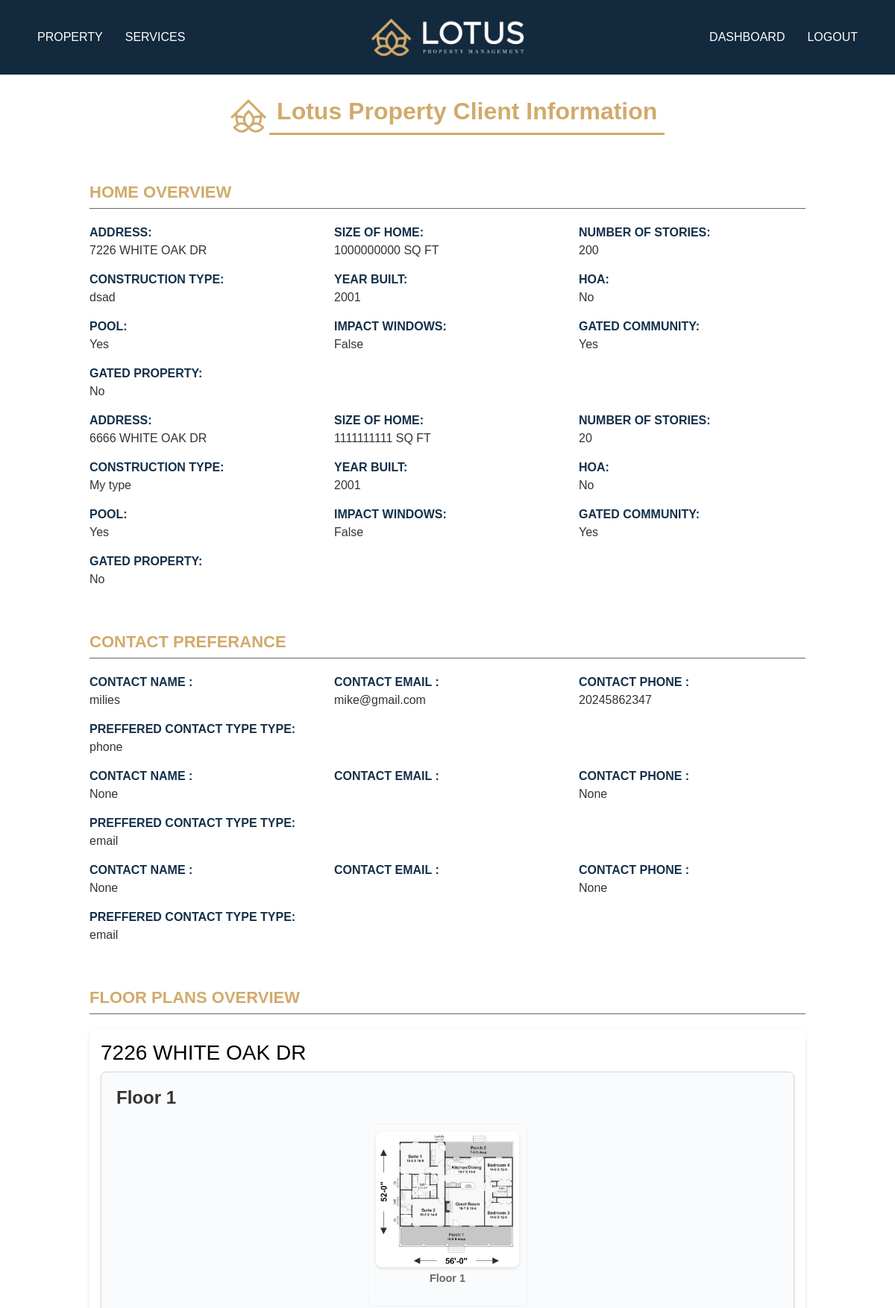
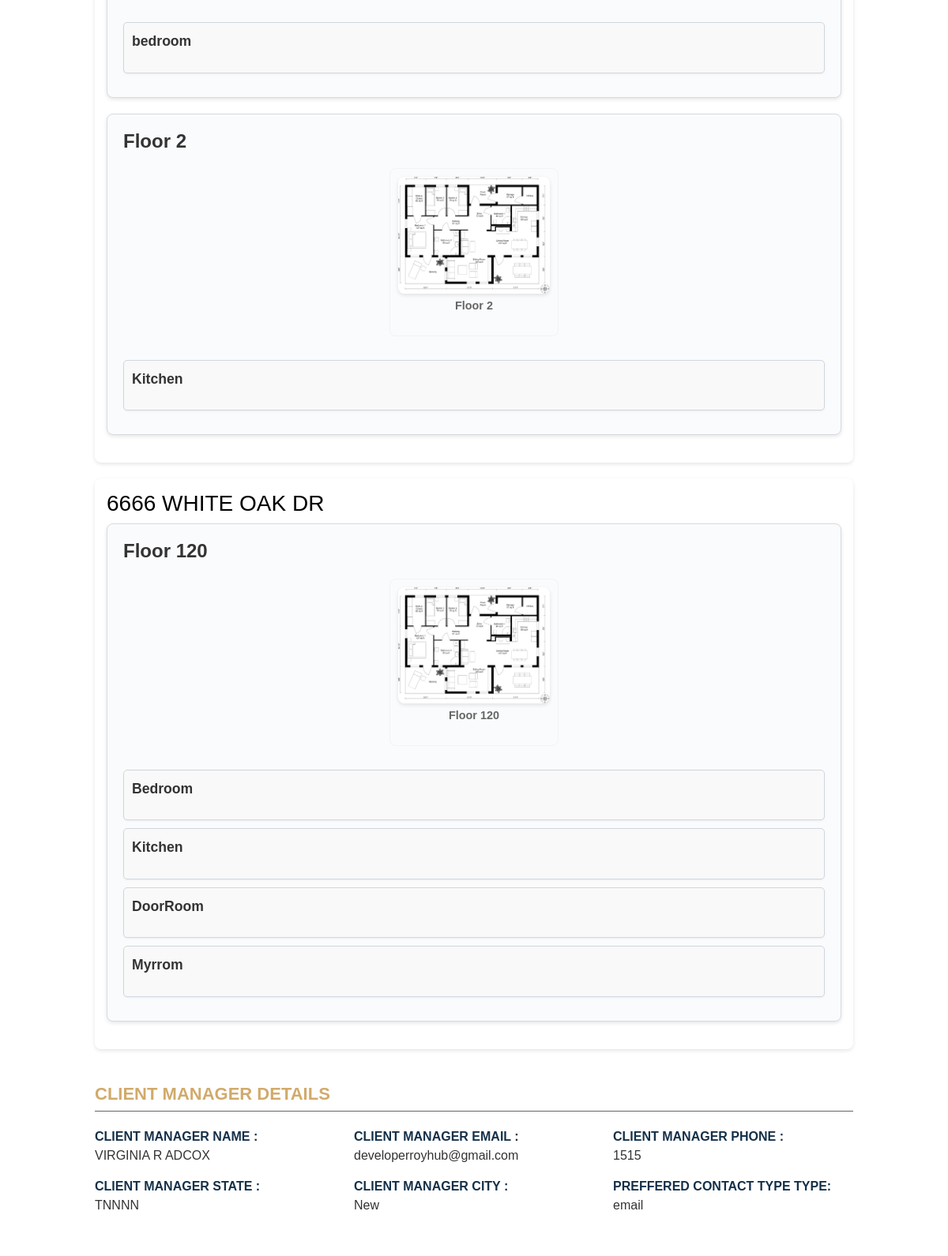
/my-properties/ (signed in, upper part), run on the app's committed database (2 pictures, top to bottom).
### propertydetails/models.py (models this page shows, shortened)
class PropertyManagement(models.Model):
    client = models.ForeignKey(Client, on_delete=models.CASCADE, related_name="properties")
    client_manager = models.ForeignKey(ClientManagers, on_delete=models.CASCADE, related_name="managed_properties")
    address = models.CharField(max_length=255)
    size_of_home = models.CharField(max_length=50)
    number_of_stories = models.PositiveIntegerField()
    construction_type = models.CharField(max_length=100)
    year_built = models.PositiveIntegerField()
    has_pool = models.BooleanField(default=False)
    gated_community = models.BooleanField(default=False)
    impact_windows = models.BooleanField(default=False)
    has_hoa = models.BooleanField(default=False)
    gated_property = models.BooleanField(default=False)
    city = models.CharField(max_length=20, null=True, blank=True)
    state = models.CharField(max_length=20, null=True, blank=True)
    zipcode = models.CharField(max_length=10, null=True, blank=True)
    PREFERRED_CONTACT_CHOICES = [
        ('email', 'Email'),
        ('phone', 'Phone'),
    ]
    preferred_contact_method = models.CharField(
        max_length=10, choices=PREFERRED_CONTACT_CHOICES, default='email'
    )
    created_at = models.DateTimeField(auto_now_add=True)

class Floor(models.Model):
    property = models.ForeignKey(PropertyManagement, on_delete=models.CASCADE, related_name='floors')
    floor_name = models.CharField(max_length=255)
    floor_imgae = models.ImageField(upload_to='floor_images/', null=True, blank=True)

class Room(models.Model):
    floor = models.ForeignKey(Floor, on_delete=models.CASCADE, related_name='rooms')
    room_name = models.CharField(max_length=255)
    room_size = models.CharField(max_length=255)
    room_image = models.ImageField(upload_to='rooms_images/', null=True, blank=True)

### mainapp/models.py (models this page shows, shortened)
class Client(models.Model):
    first_name = models.CharField(max_length=150)
    last_name = models.CharField(max_length=150)
    username = models.CharField(max_length=150, unique=True)
    email = models.EmailField()
    password = models.CharField(max_length=255)  # Store hashed passwords
    address = models.CharField(max_length=255, blank=True, null=True)
    city = models.CharField(max_length=100, blank=True, null=True)
    state = models.CharField(max_length=100, blank=True, null=True)
    zipcode = models.CharField(max_length=10, blank=True, null=True)
    phone_number = models.CharField(max_length=15,blank=True, null=True)
    office_phone = models.CharField(max_length=15, blank=True, null=True)
    business_address = models.CharField(max_length=255, blank=True, null=True)
    PREFERRED_CONTACT_CHOICES = [
        ('email', 'Email'),
        ('phone', 'Phone'),
        ('text', 'text'),
    ]
    preferred_contact_method = models.CharField(
        max_length=10, choices=PREFERRED_CONTACT_CHOICES, default='email'
    )
    PRIORITY_CHOICES = [
    ('primary', 'Primary'),
    ('secondary', 'Secondary'),
    ('tertiary', 'Tertiary'),
    ]
    contact1_name = models.CharField(max_length=150, blank=True, null=True)
    contact1_last_name = models.CharField(max_length=150, blank=True, null=True)
    contact1_email = models.EmailField(blank=True, null=True)
    contact1_phone = models.CharField(max_length=15, blank=True, null=True)
    contact1_office_phone = models.CharField(max_length=15, blank=True, null=True)
    contact1_buisness_adress = models.CharField(max_length=15, blank=True, null=True)
    contact1_preferred = models.CharField(
        max_length=10, choices=PREFERRED_CONTACT_CHOICES, blank=True, null=True
    )
    contact1_priority = models.CharField(
    max_length=10, choices=PRIORITY_CHOICES, blank=True, null=True
    )
    contact2_name = models.CharField(max_length=150, blank=True, null=True)
    contact2_last_name = models.CharField(max_length=150, blank=True, null=True)
    contact2_email = models.EmailField(blank=True, null=True)
    contact2_phone = models.CharField(max_length=15, blank=True, null=True)
    contact2_office_phone = models.CharField(max_length=15, blank=True, null=True)
    contact2_buisness_adress = models.CharField(max_length=15, blank=True, null=True)
    contact2_preferred = models.CharField(
        max_length=10, choices=PREFERRED_CONTACT_CHOICES, blank=True, null=True
    )
    contact2_priority = models.CharField(
    max_length=10, choices=PRIORITY_CHOICES, blank=True, null=True
    )
    contact3_name = models.CharField(max_length=150, blank=True, null=True)
    contact3_last_name = models.CharField(max_length=150, blank=True, null=True)
    contact3_email = models.EmailField(blank=True, null=True)
    contact3_phone = models.CharField(max_length=15, blank=True, null=True)
    contact3_office_phone = models.CharField(max_length=15, blank=True, null=True)
    contact3_buisness_adress = models.CharField(max_length=15, blank=True, null=True)
    contact3_preferred = models.CharField(
        max_length=10, choices=PREFERRED_CONTACT_CHOICES, blank=True, null=True
    )
    contact3_priority = models.CharField(
    max_length=10, choices=PRIORITY_CHOICES, blank=True, null=True
    )
    contact4_name = models.CharField(max_length=150, blank=True, null=True)
    contact4_last_name = models.CharField(max_length=150, blank=True, null=True)
    contact4_email = models.EmailField(blank=True, null=True)
    contact4_phone = models.CharField(max_length=15, blank=True, null=True)
    contact4_office_phone = models.CharField(max_length=15, blank=True, null=True)
    contact4_buisness_adress = models.CharField(max_length=15, blank=True, null=True)
    contact4_preferred = models.CharField(
        max_length=10, choices=PREFERRED_CONTACT_CHOICES, blank=True, null=True
    )
    contact4_priority = models.CharField(
    max_length=10, choices=PRIORITY_CHOICES, blank=True, null=True
    )
    contact5_name = models.CharField(max_length=150, blank=True, null=True)
    contact5_last_name = models.CharField(max_length=150, blank=True, null=True)
    contact5_email = models.EmailField(blank=True, null=True)
    contact5_phone = models.CharField(max_length=15, blank=True, null=True)
    contact5_office_phone = models.CharField(max_length=15, blank=True, null=True)
    contact5_buisness_adress = models.CharField(max_length=15, blank=True, null=True)
    contact5_preferred = models.CharField(
        max_length=10, choices=PREFERRED_CONTACT_CHOICES, blank=True, null=True
    )
    contact5_priority = models.CharField(
    max_length=10, choices=PRIORITY_CHOICES, blank=True, null=True
    )
    created_at = models.DateTimeField(auto_now_add=True)

class ClientManagers(models.Model):  # Unique name to avoid conflicts
    first_name = models.CharField(max_length=150)
    last_name = models.CharField(max_length=150)
    username = models.CharField(max_length=150, unique=True)
    email = models.EmailField(unique=True)
    password = models.CharField(max_length=255)  # Store hashed passwords
    phone_number = models.CharField(max_length=15,blank=True, null=True)
    city = models.CharField(max_length=100, blank=True, null=True)
    state = models.CharField(max_length=100, blank=True, null=True)
    zipcode = models.CharField(max_length=10, blank=True, null=True)
    office_phone = models.CharField(max_length=15, null=True, blank=True)
    business_address = models.TextField(null=True, blank=True)
    PREFERRED_CONTACT_CHOICES = [
        ('email', 'Email'),
        ('phone', 'Phone'),
        ('text', 'text'),
    ]
    preferred_contact_method = models.CharField(
        max_length=10, choices=PREFERRED_CONTACT_CHOICES, default='email'
    )
    created_at = models.DateTimeField(auto_now_add=True)

### mainapp/views.py (the view)
# urls.py: path('my-properties/', client_properties, name='client_properties'),
def client_properties(request):
    client_id = request.session['client_id']
    client = Client.objects.get(id=client_id)
    properties = PropertyManagement.objects.filter(client=client).prefetch_related('floors__rooms', 'client_manager')
    contacts = [
        {"name": client.contact1_name, "email": client.contact1_email, "phone": client.contact1_phone, "preferred": client.contact1_preferred},
        {"name": client.contact2_name, "email": client.contact2_email, "phone": client.contact2_phone, "preferred": client.contact2_preferred},
        {"name": client.contact3_name, "email": client.contact3_email, "phone": client.contact3_phone, "preferred": client.contact3_preferred},
    ]
    contacts = [c for c in contacts if c["name"]]
    client_manager = properties[0].client_manager if properties else None
    return render(request, 'property/properties.html', {
        'properties': properties,
        'contacts': contacts,
        'client_manager': client_manager,
    })

### template/property/properties.html (shortened to what this page needs)
{% extends 'base.html' %}
{% load static %}
{% block content %}
    <div id="titile">
        <img style="width: 4%;" src="{% static 'img/smalllogo.png' %}" alt="">
        <h2 class="title">Lotus Property Client Information</h2>
    </div>
    <div class="property-container">
        <p class="section-title">Home Overview</p>
        {% if properties %}
            {% for property in properties %}
                <div class="row">
                    <div class="col-md-4">
                        <div class="info-box"><span>Address:</span> <div class="info-value">{{ property.address }}</div></div>
                    </div>
                    <div class="col-md-4">
                        <div class="info-box"><span>Size of Home:</span> <div class="info-value">{{ property.size_of_home }} SQ FT</div></div>
                    </div>
                    <div class="col-md-4">
                        <div class="info-box"><span>Number of Stories:</span> <div class="info-value">{{ property.number_of_stories }}</div></div>
                    </div>
                    <div class="col-md-4">
                        <div class="info-box"><span>Construction Type:</span> <div class="info-value">{{ property.construction_type }}</div></div>
                    </div>
                    <div class="col-md-4">
                        <div class="info-box"><span>Year Built:</span> <div class="info-value">{{ property.year_built }}</div></div>
                    </div>
                    <div class="col-md-4">
                        <div class="info-box"><span>HOA:</span> <div class="info-value">{{ property.has_hoa|yesno:"Yes,No" }}</div></div>
                    </div>
                    <div class="col-md-4">
                        <div class="info-box"><span>Pool:</span> <div class="info-value">{{ property.has_pool|yesno:"Yes,No" }}</div></div>
                    </div>
                    <div class="col-md-4">
                        <div class="info-box"><span>Impact Windows:</span> <div class="info-value">{{ property.impact_windows }}</div></div>
                    </div>
                    <div class="col-md-4">
                        <div class="info-box"><span>Gated Community:</span> <div class="info-value">{{ property.gated_community|yesno:"Yes,No" }}</div></div>
                    </div>
                    <div class="col-md-4">
                        <div class="info-box"><span>Gated Property:</span> <div class="info-value">{{ property.gated_property|yesno:"Yes,No" }}</div></div>
                    </div>
                </div>
            {% endfor %}
        {% else %}
            <p>No properties found.</p>
        {% endif %}
    </div>
    <div class="property-container">
        <p class="section-title">Contact preferance</p>
        {% if contacts %}
            {% for contact in contacts %}
                <div class="row">
                    <div class="col-md-4">
                        <div class="info-box"><span>Contact Name :</span> <div class="info-value">{{ contact.name }}</div></div>
                    </div>
                    <div class="col-md-4">
                        <div class="info-box"><span>Contact Email :</span> <div class="info-value">{{ contact.email }}</div></div>
                    </div>
                    <div class="col-md-4">
                        <div class="info-box"><span>Contact Phone :</span> <div class="info-value">{{ contact.phone }}</div></div>
                    </div>
                    <div class="col-md-4">
                        <div class="info-box"><span>Preffered Contact Type Type:</span> <div class="info-value">{{ contact.preferred }}</div></div>
                    </div>
                </div>
            {% endfor %}
        {% else %}
            <p>No additional contacts added.</p>
        {% endif %}
    </div>
    <div class="property-container">
        <p class="section-title">Floor Plans Overview</p>
        {% for property in properties %}
        <div class="property-card">
            <h3 class="property-address">{{ property.address }}</h3>
            {% if property.floors.all %}
                {% for floor in property.floors.all %}
                <div class="floor-card">
                    <h4 class="floor-title">{{ floor.floor_name }}</h4>
                    <div class="image-gallery">
                        {% if floor.floor_imgae %}
                        <div class="image-item">
                            <img src="{{ floor.floor_imgae.url }}" alt="{{ floor.floor_name }}" class="gallery-img">
                            <p class="image-caption">{{ floor.floor_name }}</p>
                        </div>
                        {% endif %}
                    </div>
                    <div class="rooms-info">
                        {% for room in floor.rooms.all %}
                        <div class="room-item">
                            <div class="room-name-size">
                                <p class="room-name">{{ room.room_name }}</p>
                            </div>
                        </div>
                        {% endfor %}
                    </div>
                </div>
                {% endfor %}
            {% else %}
                <p class="no-floors-msg">No floor plans available for this property.</p>
            {% endif %}
        </div>
    {% empty %}
        <p>No properties available.</p>
    {% endfor %}
    </div>
<div class="property-container">
    <p class="section-title">Client Manager Details </p>
    {% if client_manager %}
            <div class="row">
                <div class="col-md-4">
                    <div class="info-box"><span>Client Manager Name :</span> <div class="info-value">{{ client_manager.first_name }} {{ client_manager.last_name }}</div></div>
                </div>
                <div class="col-md-4">
                    <div class="info-box"><span>Client Manager Email :</span> <div class="info-value">{{ client_manager.email }}</div></div>
                </div>
                <div class="col-md-4">
                    <div class="info-box"><span>Client Manager Phone :</span> <div class="info-value">{{ client_manager.phone_number }}</div></div>
                </div>
                <div class="col-md-4">
                    <div class="info-box"><span>Client Manager State :</span> <div class="info-value">{{ client_manager.state }}</div></div>
                </div>
                <div class="col-md-4">
                    <div class="info-box"><span>Client Manager City :</span> <div class="info-value">{{ client_manager.city }}</div></div>
                </div>
                <div class="col-md-4">
                    <div class="info-box"><span>Preffered Contact Type Type:</span> <div class="info-value">{{ client_manager.preferred_contact_method }}</div></div>
                </div>
            </div>
            {% endif %}
</div>
{% endblock content %}

### data on the page
PropertyManagement: address "7226 WHITE OAK DR", size_of_home "1000000000", number_of_stories "200", construction_type "dsad", year_built "2001", has_hoa "No", has_pool "Yes", impact_windows "False", gated_community "Yes", gated_property "No"
PropertyManagement: address "6666 WHITE OAK DR", size_of_home "1111111111", number_of_stories "20", construction_type "My type", year_built "2001", has_hoa "No", has_pool "Yes", impact_windows "False", gated_community "Yes", gated_property "No"
Client: name "milies" "None" "None", email "mike@gmail.com", phone "20245862347" "None" "None", preferred "phone" "email" "email"
Floor: floor_name "Floor 1", floor_imgae (picture)
Room: room_name "bedroom"
Floor: floor_name "Floor 2", floor_imgae (picture)
Room: room_name "Kitchen"
Floor: floor_name "Floor 120", floor_imgae (picture)
Room: room_name "Bedroom"
Room: room_name "Kitchen"
Room: room_name "DoorRoom"
Room: room_name "Myrrom"
ClientManagers: first_name "VIRGINIA R", last_name "ADCOX", email "developerroyhub@gmail.com", phone_number "1515", state "TNNNN", city "New", preferred_contact_method "email"
